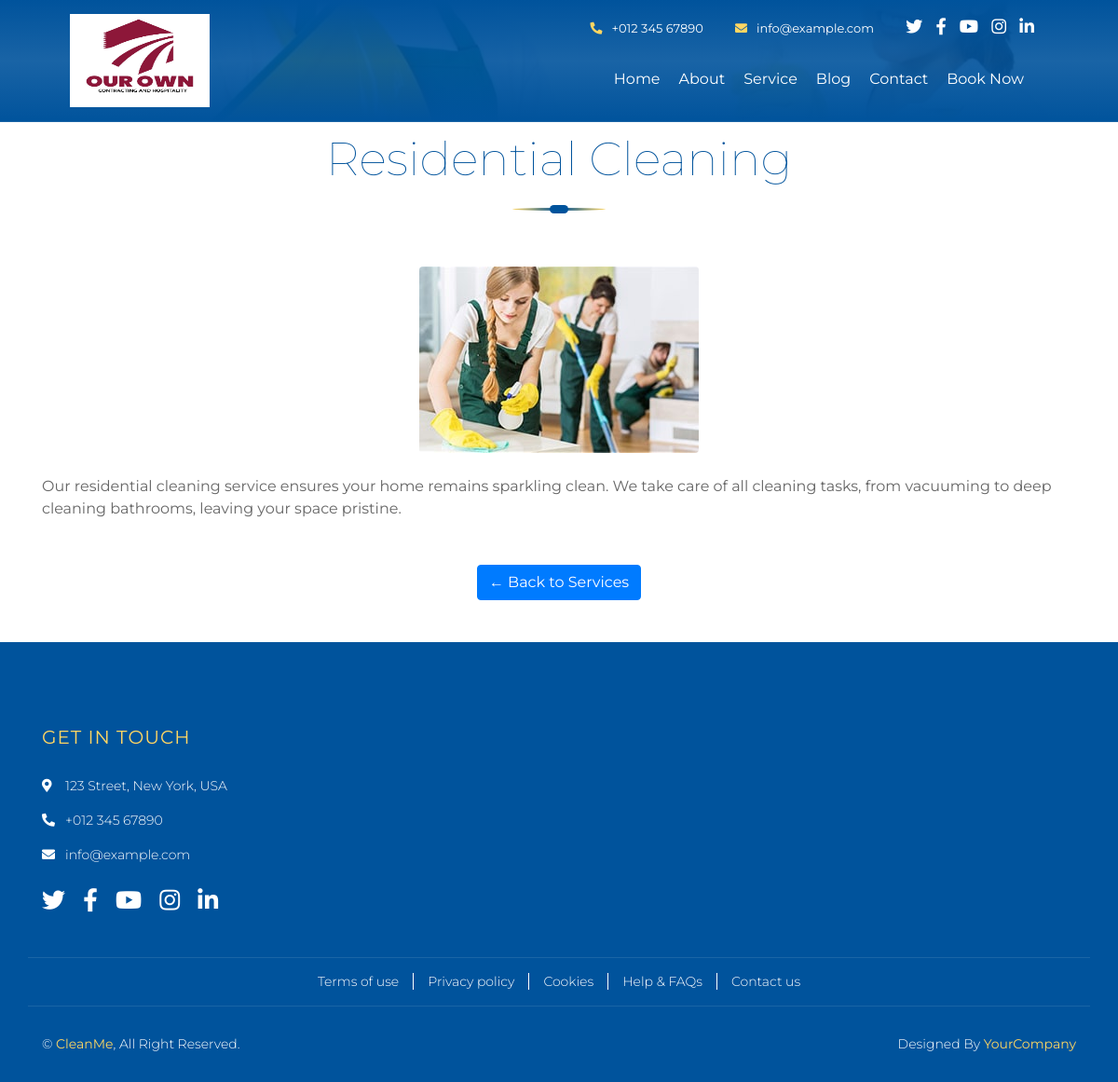
The page /services/residential-cleaning/ on the database as committed earlier.
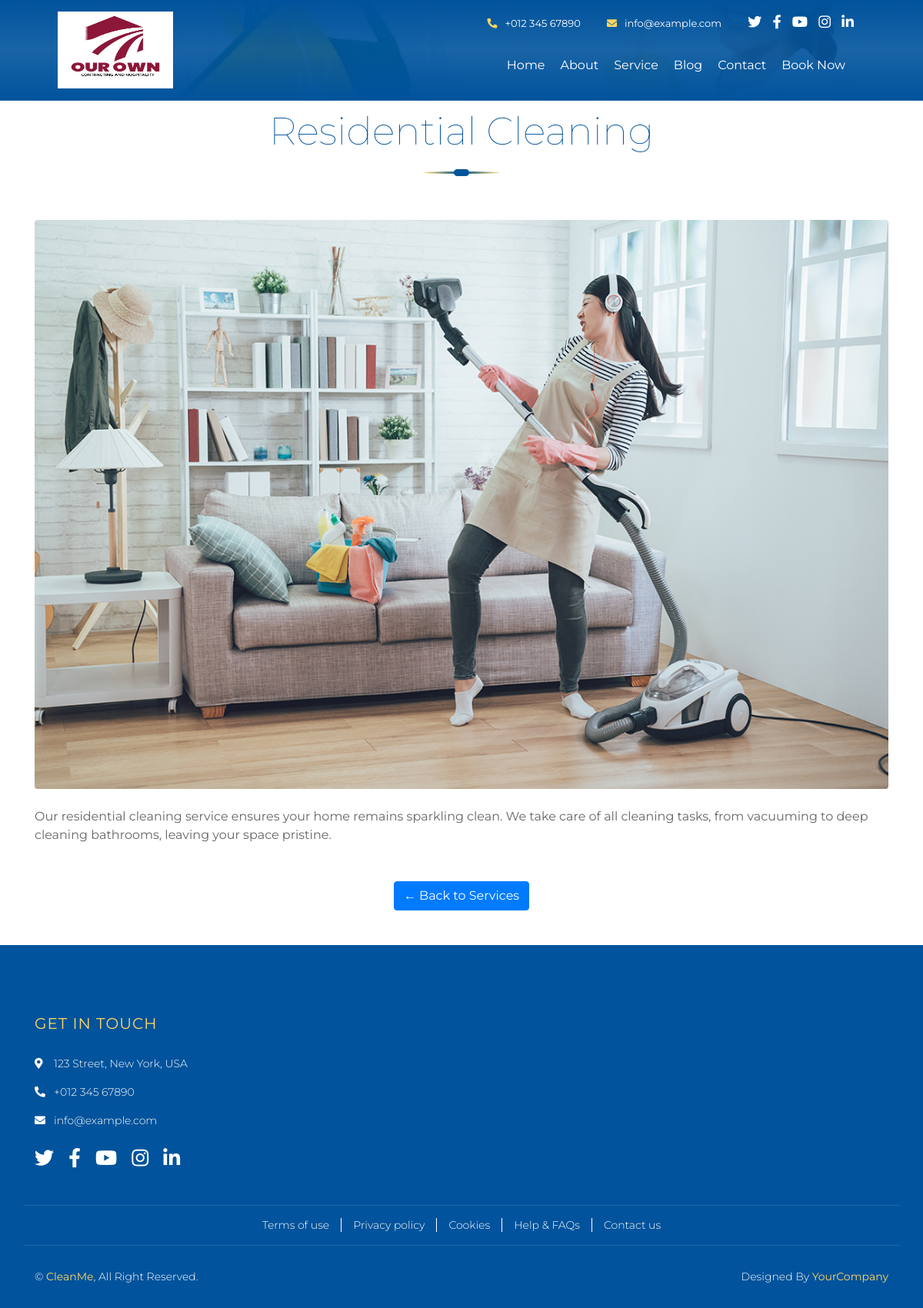
The same page on the database as committed later.
### core/models.py (models this page shows, shortened)
class Service(models.Model):
    title = models.CharField(max_length=100)
    slug = models.SlugField(blank=True)
    description = models.TextField()
    image = models.ImageField(upload_to='services/')

### core/views.py (the view)
# urls.py: path('services/<slug:slug>/', views.services_detail, name='services_detail'),
def services_detail(request, slug):
    services = get_object_or_404(Service, slug=slug)
    return render(request, 'core/service_detail.html', {
        'services': services
    })

### core/templates/core/service_detail.html (shortened to what this page needs)
{% extends 'base.html' %}
{% block content %}
<div class="service-detail">
    <div class="container">
        <div class="section-header text-center">
            <h2>{{ services.title }}</h2>
        </div>
        <div class="text-center mb-4">
            <img src="{{ services.image.url }}" alt="{{ services.title }}" class="img-fluid rounded">
        </div>
        <div class="service-content">
            <p>{{ services.description|linebreaks }}</p>
        </div>
        <div class="text-center mt-5">
            <a href="{% url 'services' %}" class="btn btn-primary">← Back to Services</a>
        </div>
    </div>
</div>
{% endblock %}

Rows that differ between the two databases and show on the page:
changed Service "Residential Cleaning": image: a different picture
